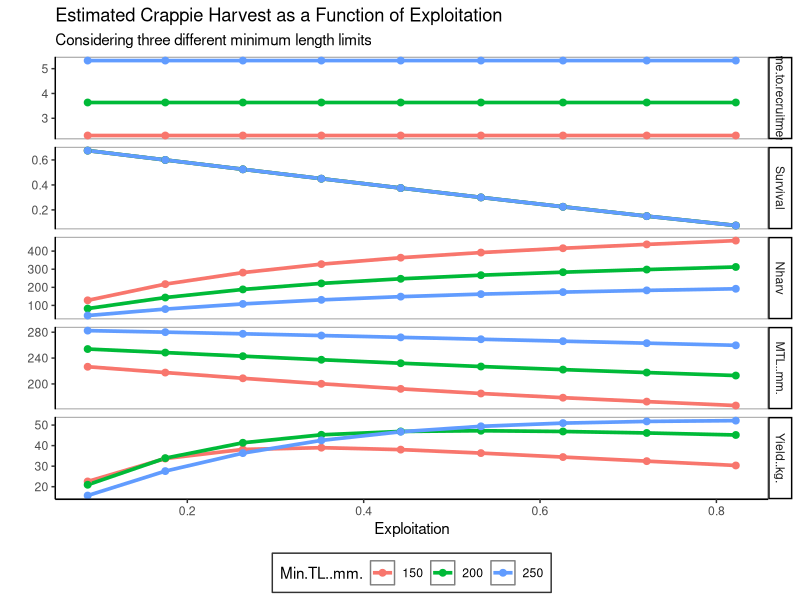
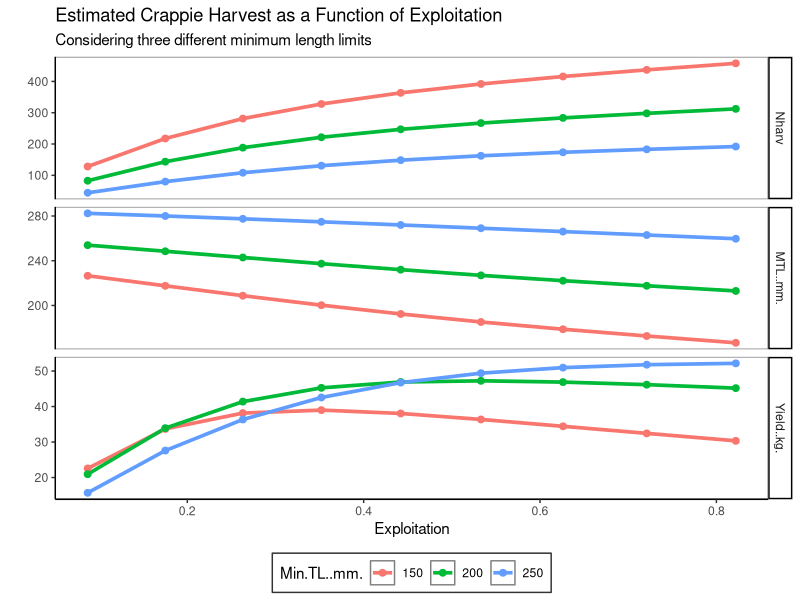

The R source for these figures, in order:
## ---- chunk 1
df<-read.csv("AECL520/FAMS output.csv", header = T )
str(df)
df$Min.TL..mm.<-factor(df$Min.TL..mm.)
## ---- chunk 2
library(ggplot2)
library(gridExtra)
library(reshape2)

# removing survival and recruitment 

df.m<-melt(df, id.vars = c("Min.TL..mm.","Exploitation"))
ggplot(df.m, aes (x = Exploitation,y = value, group = Min.TL..mm., colour = Min.TL..mm.))+
  theme_classic()+
  theme(panel.grid.major = element_blank(), 
        panel.grid.minor = element_blank(),
        panel.background = element_rect(fill="white",colour="grey50"), 
        axis.line = element_line(colour = "black"),
        legend.position = "bottom",
        legend.background = element_rect(colour="grey20"))+
  geom_line(size = 1.25)+
  geom_point(size = 2)+
  labs(title = "Estimated Crappie Harvest as a Function of Exploitation",
       subtitle = "Considering three different minimum length limits",
       y = "")+
  facet_grid(variable~., scales = "free_y")


# removing survival and time to recruitment, this way we have three panels that each show a different harvest goal
df<-df[,-c(2,3)]
df.m<-melt(df, id.vars = c("Min.TL..mm.","Exploitation"))
ggplot(df.m, aes (x = Exploitation,y = value, group = Min.TL..mm., colour = Min.TL..mm.))+
  theme_classic()+
  theme(panel.grid.major = element_blank(), 
        panel.grid.minor = element_blank(),
        panel.background = element_rect(fill="white",colour="grey50"), 
        axis.line = element_line(colour = "black"),
        legend.position = "bottom",
        legend.background = element_rect(colour="grey20"))+
  geom_line(size = 1.25)+
  geom_point(size = 2)+
  labs(title = "Estimated Crappie Harvest as a Function of Exploitation",
       subtitle = "Considering three different minimum length limits",
       y = "")+
  facet_grid(variable~., scales = "free_y")


